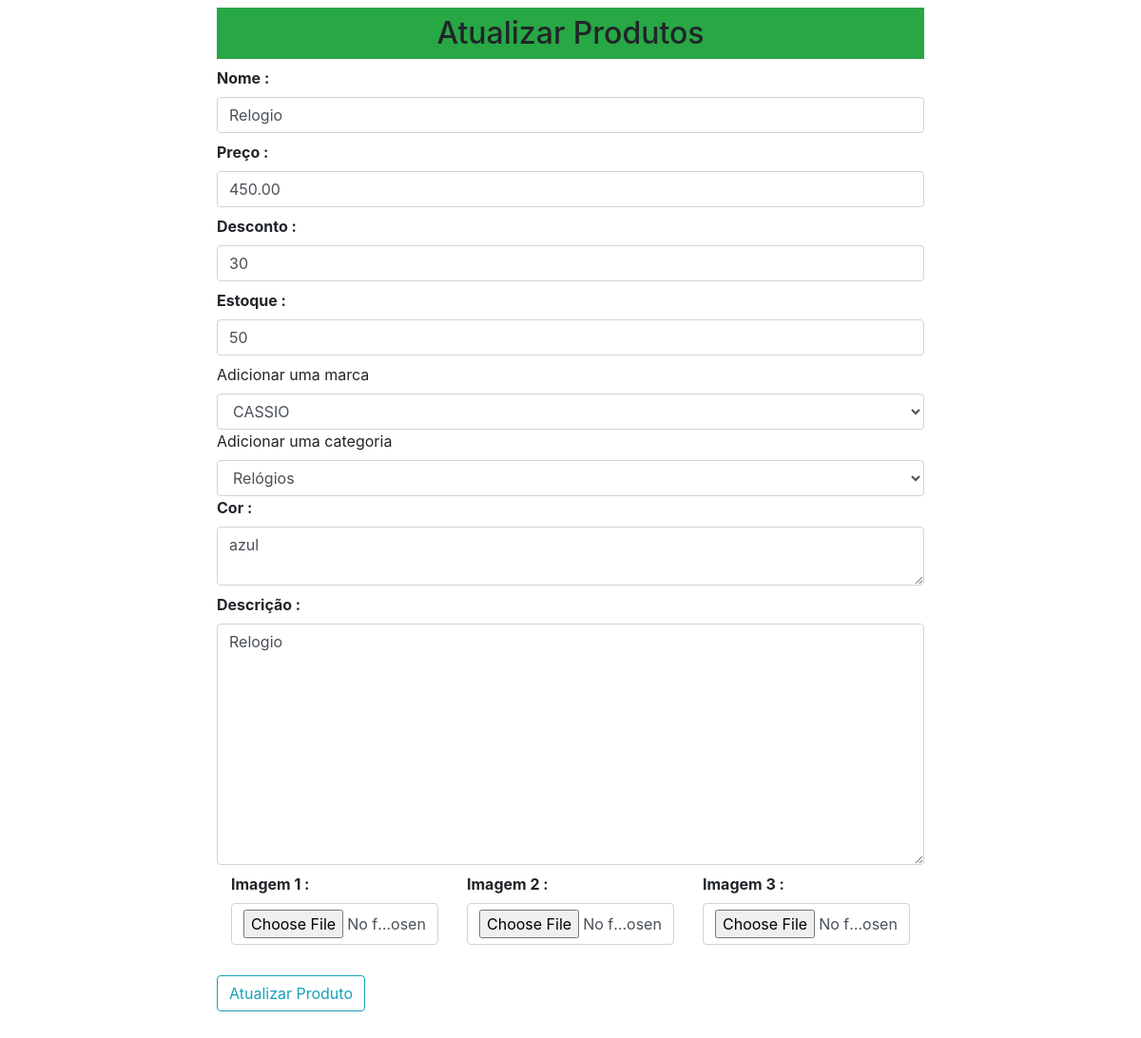
Screenshot of /updateproduto/1 with the database file from the repository.
### loja/produtos/models.py (models this page shows, shortened)
class Addproduto(db.Model):
    id = db.Column(db.Integer, primary_key=True)
    name = db.Column(db.String(80), nullable=False)
    price = db.Column(db.Numeric(10,2), nullable=False)
    discount = db.Column(db.Integer, default=0)
    stock = db.Column(db.Integer, nullable=False)
    colors = db.Column(db.Text, nullable=False)
    desc = db.Column(db.Text, nullable=False)
    pub_date = db.Column(db.DateTime, nullable=False, default=datetime.utcnow)
    marca_id = db.Column(db.Integer, db.ForeignKey('marca.id'),nullable=False)
    marca = db.relationship('Marca', backref=db.backref('marcas', lazy=True))
    categoria_id = db.Column(db.Integer, db.ForeignKey('categoria.id'),nullable=False)
    categoria = db.relationship('Categoria', backref=db.backref('categorias', lazy=True))
    image_1 = db.Column(db.String(150), nullable=False, default='image.jpg')
    image_2 = db.Column(db.String(150), nullable=False, default='image.jpg')
    image_3 = db.Column(db.String(150), nullable=False, default='image.jpg')

class Marca(db.Model):
    id = db.Column(db.Integer,primary_key=True)
    name = db.Column(db.String(30),nullable=False,unique=True)

class Categoria(db.Model):
    id = db.Column(db.Integer,primary_key=True)
    name = db.Column(db.String(30),nullable=False,unique=True)

### loja/produtos/rotas.py (the view, shortened to what this page needs)
@app.route('/updateproduto/<int:id>', methods = ['POST', 'GET'])
def updateproduto(id):
    marcas = Marca.query.all()
    categorias = Categoria.query.all()
    produto = Addproduto.query.get_or_404(id)
    marca = request.form.get('marca')
    categoria = request.form.get('categoria')
    form = Addprodutos(request.form)
    form.name.data = produto.name
    form.price.data = produto.price
    form.discription.data = produto.desc
    form.stock.data = produto.stock
    form.colors.data = produto.colors
    form.discount.data = produto.discount
    return render_template('/produtos/updateproduto.html', title='Atualizar Produtos', form=form,marcas=marcas,categorias=categorias,produto=produto)

### loja/produtos/forms.py
class Addprodutos(Form):
    name = StringField('Nome :', [validators.DataRequired()])
    price = DecimalField('Preço :', [validators.DataRequired()])
    discount = IntegerField('Desconto :', default=0)
    stock = IntegerField('Estoque :', [validators.DataRequired()])
    discription = TextAreaField('Descrição :', [validators.DataRequired()])
    colors = TextAreaField('Cor :', [validators.DataRequired()])
    image_1 = FileField('Imagem 1 :' , validators=[FileAllowed(['jpg', 'jpeg', 'png', 'gif'])])
    image_2 = FileField('Imagem 2 :' , validators=[FileAllowed(['jpg', 'jpeg', 'png', 'gif'])])
    image_3 = FileField('Imagem 3 :' , validators=[FileAllowed(['jpg', 'jpeg', 'png', 'gif'])])

### loja/templates/produtos/updateproduto.html (shortened to what this page needs)
{% extends 'layouts.html' %}
{% block content %}
<div class="container">
    <div class="row">
        <div class="col-md-2"></div>
        <div class="col-md-8 p-2">
            <h2 class="text-center bg-success p-2">Atualizar Produtos</h2>
            {% from "_formhelpers.html" import render_field %}
            <form action="" method="POST" enctype="multipart/form-data">
                {{ render_field(form.name, class="form-control", placeholder="Nome do produto") }}
                {{ render_field(form.price, class="form-control", placeholder="Preço do produto") }}
                {{ render_field(form.discount, class="form-control", placeholder="Desconto do produto") }}
                {{ render_field(form.stock, class="form-control", placeholder="Estoque do produto") }}
                <label for="marca">Adicionar uma marca</label>
                <select name="marca" id="marca" class="form-control" required>
                    <option value="{{produto.marca_id}}">{{produto.marca.name}}</option>
                </select>
                <label for="categoria">Adicionar uma categoria</label>
                <select name="categoria" id="categoria" class="form-control" required>
                    <option value="{{produto.categoria_id}}">{{produto.categoria.name}}</option>
                </select>
                {{ render_field(form.colors, class="form-control", placeholder="Cores do produto") }}
                {{ render_field(form.discription, class="form-control", placeholder="Descrição do produto",rows="10") }}
                <div class="container">
                    <div class="row">
                        <div class="col-md-4">{{ render_field(form.image_1, class="form-control") }}</div>
                        <div class="col-md-4">{{ render_field(form.image_2, class="form-control") }}</div>
                        <div class="col-md-4">{{ render_field(form.image_3, class="form-control") }}</div>
                    </div>
                </div>
                <button type="submit" class="btn btn-outline-info mt-4 mb-5">Atualizar Produto</button>
            </form>
        </div>
        <div class="col-md-2"></div>
    </div>
</div>
{% endblock content %}

### rows the page displays
Addproduto: name "Relogio", price "450.00", discount "30", stock "50", colors "azul"
Marca: marca "CASSIO"
Categoria: categoria "Relógios"

### other values shown
{{ field.label }} "Nome : Preço : Desconto : Estoque : Cor : Descrição : Imagem 1 : Imagem 2 : Imagem 3 :"
